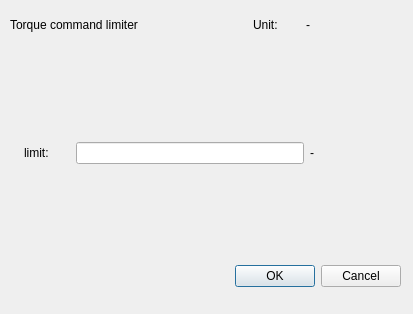
<?xml version="1.0" encoding="UTF-8"?>
<ui version="4.0">
 <class>torq_cmd_limiter_dialog</class>
 <widget class="QDialog" name="torq_cmd_limiter_dialog">
  <property name="geometry">
   <rect>
    <x>0</x>
    <y>0</y>
    <width>413</width>
    <height>314</height>
   </rect>
  </property>
  <property name="windowTitle">
   <string>Setting</string>
  </property>
  <widget class="QWidget" name="verticalLayoutWidget">
   <property name="geometry">
    <rect>
     <x>10</x>
     <y>0</y>
     <width>391</width>
     <height>251</height>
    </rect>
   </property>
   <layout class="QVBoxLayout" name="verticalLayout" stretch="1,4">
    <item>
     <layout class="QHBoxLayout" name="horizontalLayout_2" stretch="5,1,2">
      <item>
       <widget class="QLabel" name="label">
        <property name="text">
         <string>Torque command limiter</string>
        </property>
       </widget>
      </item>
      <item>
       <widget class="QLabel" name="label_4">
        <property name="text">
         <string>Unit:</string>
        </property>
       </widget>
      </item>
      <item>
       <widget class="QLabel" name="unit_label">
        <property name="text">
         <string>-</string>
        </property>
       </widget>
      </item>
     </layout>
    </item>
    <item>
     <layout class="QHBoxLayout" name="horizontalLayout" stretch="1,5,2">
      <property name="leftMargin">
       <number>14</number>
      </property>
      <item>
       <widget class="QLabel" name="label_2">
        <property name="text">
         <string>limit: </string>
        </property>
       </widget>
      </item>
      <item>
       <widget class="QLineEdit" name="lineEdit"/>
      </item>
      <item>
       <widget class="QLabel" name="current_value_label">
        <property name="text">
         <string>-</string>
        </property>
       </widget>
      </item>
     </layout>
    </item>
   </layout>
  </widget>
  <widget class="QDialogButtonBox" name="buttonBox">
   <property name="geometry">
    <rect>
     <x>30</x>
     <y>260</y>
     <width>371</width>
     <height>32</height>
    </rect>
   </property>
   <property name="orientation">
    <enum>Qt::Horizontal</enum>
   </property>
   <property name="standardButtons">
    <set>QDialogButtonBox::Cancel|QDialogButtonBox::Ok</set>
   </property>
  </widget>
 </widget>
 <resources/>
 <connections/>
</ui>
